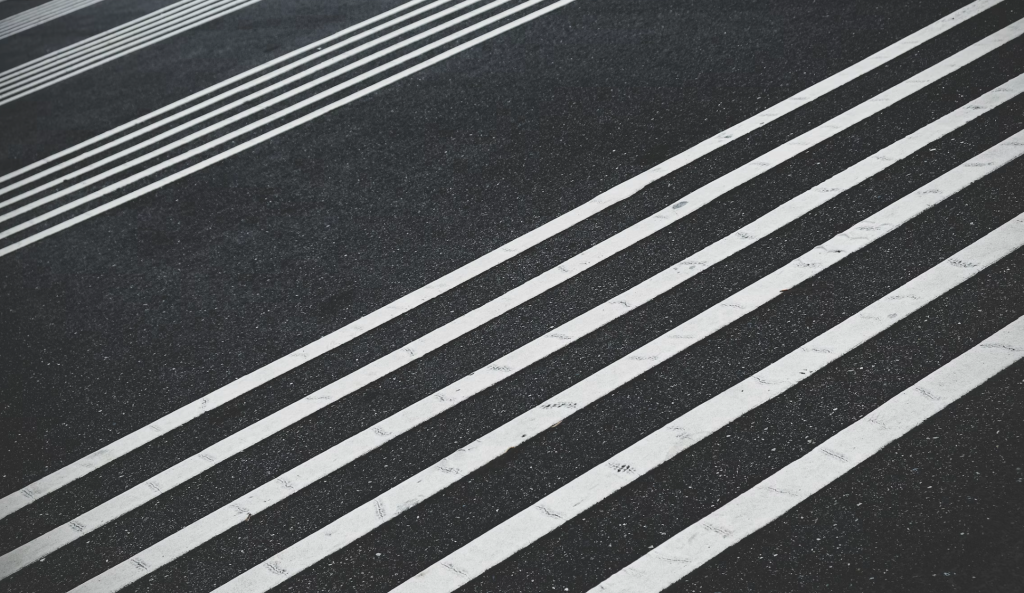
#> input picture 5.Aufgabe/street.png, 1024 x 593 px
$ jupyter execute --allow-errors Aufgabe5.ipynb   (older library calls are emulated)
#> lines starting #> are read from the running program, lines starting #| are printed output that depends on the picture; after the words box and inside, x2 and y2 are one past the last pixel; in counts of white or black regions, pixels touching at a corner belong together
## Augabe 5 - Ahmed Adnan, Eugen Erb, Nicolas Huhle

### Hough-Transformation

#### read the image using OpenCV (cv2) and display it with matplotlib.

[cell 1]
import cv2
import numpy as np
import matplotlib.pyplot as plt
from scipy.ndimage import maximum_filter

# Load image (grayscale)
#image = cv2.imread('noisy-lines.tif', cv2.IMREAD_GRAYSCALE)
image2 = cv2.imread('street.png', cv2.IMREAD_GRAYSCALE)
#> image2: shape (593, 1024); min 31, max 233, mean 91.1

# Apply median filter to reduce noise
#> (the rest of this cell did not finish here and is left out)

#### Apply Canny edge detection
We apply the Canny edge detector, which uses gradients and hysteresis thresholding. You can tune the threshold1 and threshold2 values as needed. <br> <br>
threshold1: Lower bound – controls sensitivity (lower = more edges, more noise).

threshold2: Upper bound – controls strictness (higher = fewer, stronger edges).

#### Binarize edge image (set edges to 1, rest to 0)
We convert the result to binary: all non-zero values become 1, others stay 0

#> (a cell that did not finish here is left out)

#### Implement the Hough Line Transform using the Hesse normal form <br>

ρ=x⋅cos(θ)+y⋅sin(θ)
We loop over each edge pixel (x,y),<br> calculate ρ for a set of angles θ,<br> and vote in an accumulator array (a 2D histogram of
(ρ,θ)).

[cell 3]
# [16 lines left out: function linearHT, not called in this run]

#### Display the accumulator array to see the Hough space.
Peaks in this space indicate likely lines in the original image.

[cell 4]
# [17 lines left out: function plot_hough_accumulator, not called in this run]

#### Identify the peaks in the Hough accumulator that likely correspond to real lines in the image.

[cell 5]
# [14 lines left out: function find_hough_peaks, not called in this run]

[cell 6]
# [6 lines left out: function non_max_suppression, not called in this run]

[cell 7]
# [21 lines left out: function draw_detected_lines, not called in this run]

[cell 8]
# Set parameters
angle_steps = 180
radius_steps = 200

# Run Hough Transform
#> (the rest of this cell did not finish here and is left out)

[cell 9]
# Recreate grayscale if needed
gray_for_lines = image2 if len(image2.shape) == 2 else cv2.cvtColor(image2, cv2.COLOR_BGR2GRAY)

# Get peaks
#> (the rest of this cell did not finish here and is left out)

#> (a cell that did not finish here is left out)

#> (a cell that did not finish here is left out)

[cell 12]
# [17 lines left out: function linearHT, not called in this run]

# Run Hough Transform
angle_steps = 180
radius_steps = 250
#> (the rest of this cell did not finish here and is left out)

[cell 13]
fig, axs = plt.subplots(2, 2, figsize=(12, 10))

#> (the rest of this cell did not finish here and is left out)

[cell 14]
# [6 lines left out: function non_max_suppression, not called in this run]

[cell 15]
# [22 lines left out: function draw_detected_lines, not called in this run]

#> (a cell that did not finish here is left out)

[cell 17]
plt.figure(figsize=(8, 8))
#> (the rest of this cell did not finish here and is left out)

# new try, cleaner

[cell 18]
import cv2
import numpy as np
import matplotlib.pyplot as plt

# Load the image as grayscale directly
image = cv2.imread('noisy-lines.tif', cv2.IMREAD_GRAYSCALE)
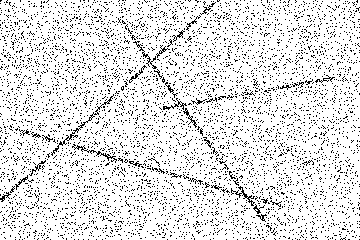
#> input picture 5.Aufgabe/noisy-lines.tif, 360 x 240 px
#> image: shape (240, 360); 88.2% white; black in thin lines or dots
#image = cv2.imread('street.png', cv2.IMREAD_GRAYSCALE)


plt.imshow(image, cmap='gray')
plt.title("Original Grayscale Image")
plt.axis('off')
plt.show()

[cell 19]
# Median filter to remove noise without blurring edges
median_filtered = cv2.medianBlur(image, ksize=3)
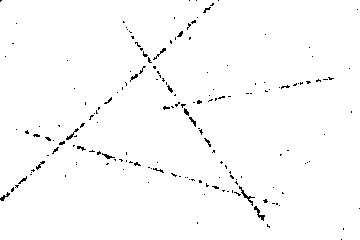
#> median_filtered: shape (240, 360); 98.5% white; black in thin lines or dots

plt.imshow(median_filtered, cmap='gray')
plt.title("Median Filtered Image")
plt.axis('off')
plt.show()

[cell 20]
# Detect edges with Canny (thresholds may be tuned)
edges = cv2.Canny(median_filtered, threshold1=70, threshold2=200)
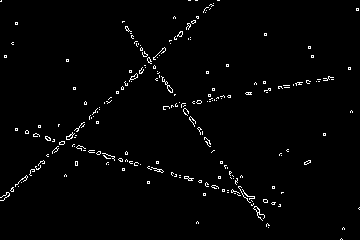
#> edges: shape (240, 360); 1.8% white in thin lines or dots

plt.imshow(edges, cmap='gray')
plt.title("Canny Edge Detection")
plt.axis('off')
plt.show()

[cell 21]
# Convert edge image to binary (1 = edge, 0 = non-edge)
binary_edges = (edges > 0).astype(np.uint8)
#> binary_edges: shape (240, 360); values 0 (black) and 1 (white), 1.8% white in thin lines or dots

plt.imshow(binary_edges, cmap='gray')
plt.title("Binary Edge Image")
plt.axis('off')
plt.show()

[cell 22]
def linearHT(im_edge, angle_steps, radius_steps):
    """
    Implements the basic Hough Line Transform using the Hesse normal form.

    Parameters:
    im_edge (2D np.array): Binary edge image (edges = 1, background = 0)
    angle_steps (int): Number of discretization steps for angle θ (theta)
    radius_steps (int): Number of discretization steps for radius ρ (rho)

    Returns:
    accumulator (2D np.array): Hough accumulator array of shape (radius_steps, angle_steps)
                               where each cell accumulates votes for a line parameterized
                               by (rho, theta).
    """
#> called with angle_steps = 360, radius_steps = 300
    height, width = im_edge.shape
#> height = 240; width = 360
    max_dist = int(np.ceil(np.sqrt(width**2 + height**2)))  # ρ max
#> max_dist = 433

    thetas = np.linspace(-np.pi/2, np.pi/2, angle_steps)
    rhos = np.linspace(-max_dist, max_dist, radius_steps)
#> rhos = 300 values from -433 to 433

    accumulator = np.zeros((radius_steps, angle_steps), dtype=np.int32)

    # Get coordinates of all edge pixels
    y_idxs, x_idxs = np.nonzero(im_edge)
#> y_idxs = 1598 values from 0 to 239; x_idxs = 1598 values, max 359 at index 1540, min 0 at index 10, mean 167.8

    # Voting in the Hough space
    for x, y in zip(x_idxs, y_idxs):
        for t_idx, theta in enumerate(thetas):
            rho = x * np.cos(theta) + y * np.sin(theta)
            r_idx = int(np.round((rho + max_dist) * (radius_steps - 1) / (2 * max_dist)))
            if 0 <= r_idx < radius_steps:
                accumulator[r_idx, t_idx] += 1
#> this loop made 1598 passes
#> (x, y) on passes 1 to 3: (1, 0), (188, 0), (189, 0)
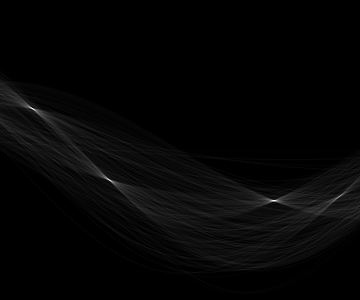
#> accumulator: shape (300, 360) int32; min 0, max 252, mean 5.3

    return accumulator

[cell 23]
angle_steps = 360
radius_steps = 300

accumulator = linearHT(binary_edges, angle_steps, radius_steps)

[cell 24]
def plot_hough_accumulator(accumulator, angle_steps, radius_steps):
    """
    Plots the Hough accumulator as a heatmap.

    Parameters:
    accumulator (2D np.array): Output from linearHT
    angle_steps (int): Number of angle bins (theta)
    radius_steps (int): Number of radius bins (rho)
    """
#> called with angle_steps = 360, radius_steps = 300
    plt.figure(figsize=(10, 8))
    plt.imshow(accumulator, cmap='hot', aspect='auto')
    plt.title("Hough Accumulator A(ρ, θ)")
    plt.xlabel("Angle θ index")
    plt.ylabel("Radius ρ index")
    plt.colorbar(label='Votes')
    plt.tight_layout()
    plt.show()
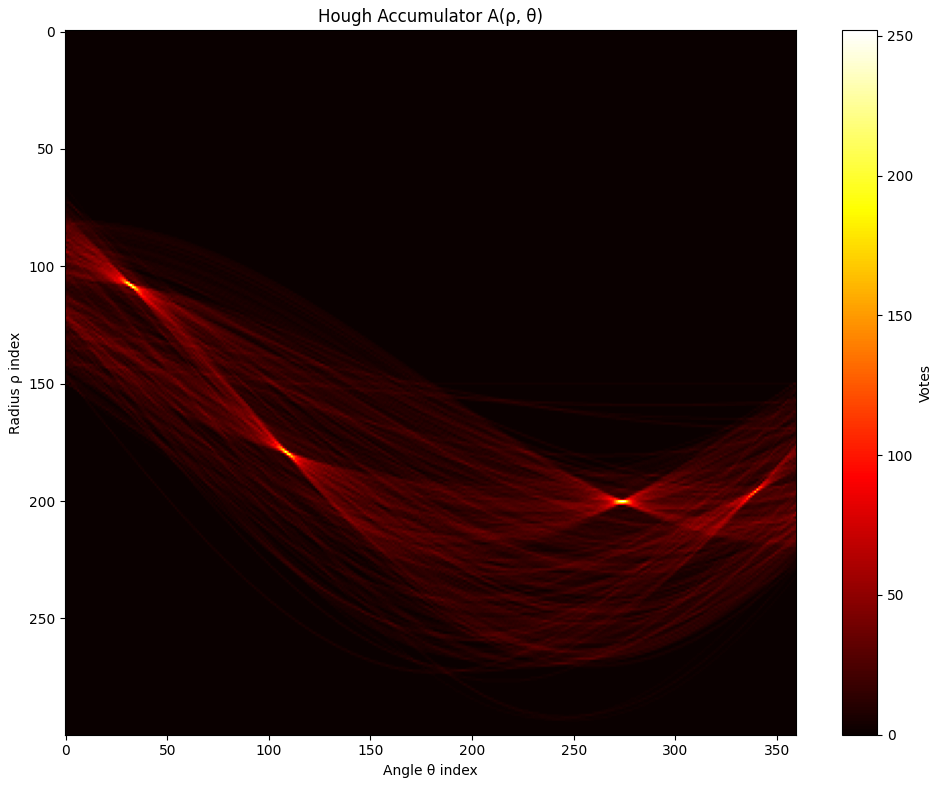
#> figure drawn by matplotlib, 2 panels

[cell 25]
plot_hough_accumulator(accumulator, angle_steps, radius_steps)

[cell 26]
from scipy.ndimage import maximum_filter

def non_max_suppression(accumulator, threshold_ratio=0.6, neighborhood_size=7):
    """
    Applies non-maximum suppression to the Hough accumulator.

    Parameters:
    accumulator (2D np.array): The Hough accumulator.
    threshold_ratio (float): Minimum threshold relative to max value.
    neighborhood_size (int): Size of the neighborhood to consider for local maxima.

    Returns:
    List of (rho_idx, theta_idx) for local maxima above the threshold.
    """
#> called with threshold_ratio = 0.5, neighborhood_size = 7
    threshold = threshold_ratio * np.max(accumulator)
#> threshold = 126

    # Local maxima mask
    local_max = maximum_filter(accumulator, size=neighborhood_size) == accumulator
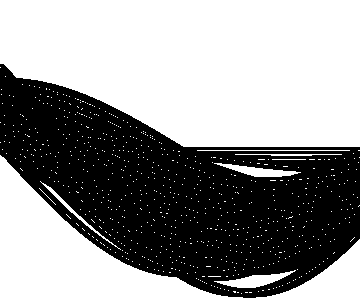
#> local_max: shape (300, 360) bool; 57.7% white; 1 black region, box (x1, y1, x2, y2) and area: (0, 64, 360, 298) 45660
    above_thresh = accumulator >= threshold
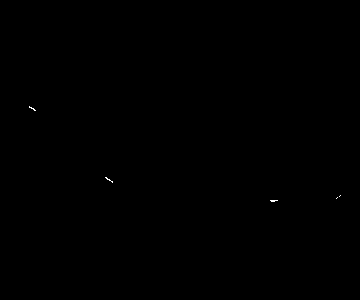
#> above_thresh: shape (300, 360) bool; 0.04% white in thin lines or dots, all inside (x1, y1, x2, y2) = (29, 106, 341, 202)

    # Combine masks
    detected_peaks = np.argwhere(local_max & above_thresh)
#> detected_peaks = [[108, 32], [179, 108], [196, 339], [200, 274]]

    return [tuple(p) for p in detected_peaks]

[cell 27]
peaks = non_max_suppression(accumulator, threshold_ratio=0.5, neighborhood_size=7)
#> peaks = [(108, 32), (179, 108), (196, 339), (200, 274)]
print(f"Detected {len(peaks)} peaks (lines)")
#| Detected 4 peaks (lines)

[cell 28]
def draw_detected_lines(image, peaks, angle_steps, radius_steps):
    """
    Draws lines corresponding to the detected peaks on a copy of the original image.

    Parameters:
    image (np.array): Original image (grayscale or color)
    peaks (list): List of (rho_idx, theta_idx) from NMS
    angle_steps (int): Number of angle bins used in Hough Transform
    radius_steps (int): Number of rho bins used in Hough Transform

    Returns:
    img_with_lines (np.array): Image with red lines overlaid
    """
#> called with angle_steps = 360, radius_steps = 300
    height, width = image.shape[:2]
#> height = 240; width = 360
    max_dist = int(np.ceil(np.sqrt(width**2 + height**2)))
#> max_dist = 433
    thetas = np.linspace(-np.pi/2, np.pi/2, angle_steps)
    rhos = np.linspace(-max_dist, max_dist, radius_steps)
#> rhos = 300 values from -433 to 433

    # Convert grayscale to color (for red lines)
    img_with_lines = cv2.cvtColor(image, cv2.COLOR_GRAY2BGR)
#> img_with_lines: shape (240, 360, 3); 98.5% white; black in thin lines or dots

    for r_idx, t_idx in peaks:
        rho = rhos[r_idx]
        theta = thetas[t_idx]
        a = np.cos(theta)
        b = np.sin(theta)
        x0 = a * rho
        y0 = b * rho

        # Compute two far endpoints for the line
        x1 = int(x0 + 1000 * (-b))
        y1 = int(y0 + 1000 * (a))
        x2 = int(x0 - 1000 * (-b))
        y2 = int(y0 - 1000 * (a))

        cv2.line(img_with_lines, (x1, y1), (x2, y2), (0, 0, 255), 1)
#> this loop made 4 passes
#> (r_idx, t_idx, rho, theta, a, b, x0, y0) on passes 1 to 4: (108, 32, -120.2, -1.29, 0.276, -0.961, -33.22, 115.5), (179, 108, 85.44, -0.626, 0.811, -0.586, 69.26, -50.04), (196, 339, 134.7, 1.4, 0.174, 0.985, 23.45, 132.6), (200, 274, 146.3, 0.827, 0.677, 0.736, 99.04, 107.6)
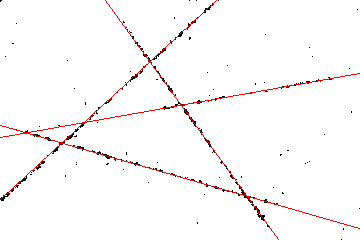
#> img_with_lines: shape (240, 360, 3); mean B, G, R 249, 249, 252.4

    return img_with_lines

[cell 29]
# Draw the lines on the original median-filtered image
img_with_lines = draw_detected_lines(median_filtered, peaks, angle_steps, radius_steps)

# Show the result
plt.figure(figsize=(10, 10))
plt.imshow(cv2.cvtColor(img_with_lines, cv2.COLOR_BGR2RGB))
plt.title("Detected Lines on Image")
plt.axis('off')
plt.show()
